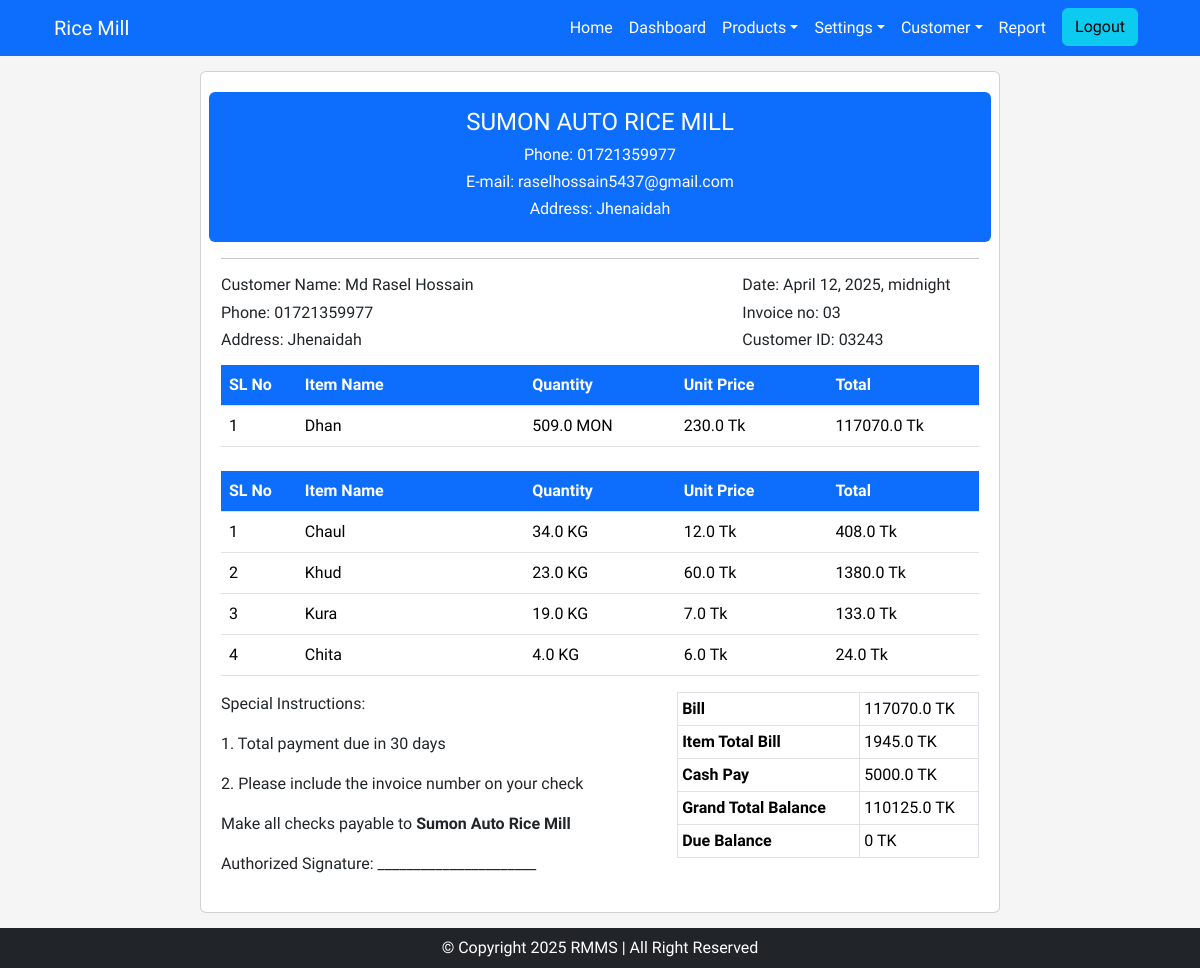
Screenshot of /party-invoice/generation/1 (signed in) with the database file from the repository.
### rice_mill/models.py (models this page shows, shortened)
class AddItemsDetails(models.Model):
    customer = models.ForeignKey(Customer, on_delete=models.PROTECT, related_name='addItemDetails_customer')
    date = models.DateTimeField()
    cash_pay = models.FloatField(blank=True, null=True)
    dhan_uom = models.ForeignKey(Uom, on_delete=models.PROTECT, related_name="additems_uom_dhan")
    dhan_qty = models.FloatField()
    dhan_unit_price = models.FloatField()
    dhan_total = models.FloatField(blank=True, null=True)
    chaul_uom = models.ForeignKey(Uom, on_delete=models.PROTECT, related_name="additems_uom_chaul")
    chaul_qty = models.FloatField(blank=True, null=True)
    chaul_unit_price = models.FloatField(blank=True, null=True)
    chaul_total = models.FloatField(blank=True, null=True)
    khud_uom = models.ForeignKey(Uom, on_delete=models.PROTECT, related_name="additems_uom_khud")
    khud_qty = models.FloatField(blank=True, null=True)
    khud_unit_price = models.FloatField(blank=True, null=True)
    khud_total = models.FloatField(blank=True, null=True)
    kura_uom = models.ForeignKey(Uom, on_delete=models.PROTECT, related_name="additems_uom_kura")
    kura_qty = models.FloatField(blank=True, null=True)
    kura_unit_price = models.FloatField(blank=True, null=True)
    kura_total = models.FloatField(blank=True, null=True)
    chita_uom = models.ForeignKey(Uom, on_delete=models.PROTECT, related_name="additems_uom_chita")
    chita_qty = models.FloatField(blank=True, null=True)
    chita_unit_price = models.FloatField(blank=True, null=True)
    chita_total = models.FloatField(blank=True, null=True)

class Customer(models.Model):
    customer_name = models.CharField(max_length=255)
    customer_name_bn = models.CharField(max_length=255)
    phone = models.CharField(max_length=20)
    email = models.EmailField(blank=True, null=True)
    address = models.CharField(max_length=200, blank=True, null=True)
    created_at = models.DateTimeField(auto_now_add=True, blank=True, null=True)
    updated_at = models.DateTimeField(auto_now=True, blank=True, null=True)
    created_by = models.CharField(max_length=200, blank=True, null=True)
    updated_by = models.CharField(max_length=200, blank=True, null=True)

class Uom(models.Model):
    uom_name = models.CharField(max_length=250)
    uom_name_bn = models.CharField(max_length=250, blank=True, null=True)
    relative_factor = models.FloatField()
    def __str__(self):
        return self.uom_name

### rice_mill/views.py (the view)
# urls.py: path('party-invoice/generation/<int:pk>', party_invoice_generation_view, name='party_invoice_generation'),
@login_required(login_url='login')
def party_invoice_generation_view(request, pk):
    get_data = AddItemsDetails.objects.get(id=pk)
    item_total = get_data.chaul_total + get_data.khud_total + get_data.kura_total + get_data.chita_total
    grand_total = get_data.dhan_total - (get_data.cash_pay + item_total)
    print("tita", item_total)
    context = {
        'get_data': get_data,
        'item_total': item_total,
        'grand_total': grand_total,
    }
    return render(request, 'pages/invoice.html', context)

### rice_mill/templates/pages/invoice.html (shortened to what this page needs)
{% extends "base.html" %}
{% load static %}
{% block content %}
<div class="invoice-container card" style="margin-top: 15px; margin-bottom: 15px;">
    <div class="row p-3" style="background-color: #0d6efd; color: white; border-radius: 6px;">
        <div class="col-md-12">
            <div class="invoice_top_left text-center">
                <h4>SUMON AUTO RICE MILL</h4>
                <h6>Phone: {{get_data.customer.phone}}</h6>
                <h6>E-mail: {{get_data.customer.email}}</h6>
                <h6>Address: {{get_data.customer.address}}</h6>
            </div>
        </div>
    </div>
    <hr>
    <div class="row">
        <div class="col-md-6">
            <div class="invoice_topb_middle">
                <h6>Customer Name: {{get_data.customer.customer_name}}</h6>
                <h6>Phone: {{get_data.customer.phone}}</h6>
                <h6>Address: {{get_data.customer.address}}</h6>
            </div>
        </div>
        <div class="col-md-2"></div>
        <div class="col-md-4">
            <div class="invoice_top_middle">
                <h6>Date: {{get_data.date}}</h6>
                <h6>Invoice no: 03</h6>
                <h6>Customer ID: 03243</h6>
            </div>
        </div>
    </div>
    <div class="row">
        <div class="col-md-12">
            <table class="table mt-2" style="width: 100%;">
                <thead>
                    <tr class="invoice-table">
                        <th scope="col" style="width: 10%;">SL No</th>
                        <th scope="col" style="width: 30%;">Item Name</th>
                        <th scope="col" style="width: 20%;">Quantity</th>
                        <th scope="col" style="width: 20%;">Unit Price</th>
                        <th scope="col" style="width: 20%;">Total</th>
                    </tr>
                </thead>
                <tbody>
                    <tr>
                        <td>1</td>
                        <td>Dhan</td>
                        <td>{{get_data.dhan_qty}} {{get_data.dhan_uom}}</td>
                        <td>{{get_data.dhan_unit_price}} Tk</td>
                        <td>{{get_data.dhan_total}} Tk</td>
                    </tr>
                </tbody>
            </table>
        </div>
    </div>
    <div class="row">
        <div class="col-md-12">
            <table class="table mt-2" style="width: 100%;">
                <thead>
                    <tr class="invoice-table">
                        <th scope="col" style="width: 10%;">SL No</th>
                        <th scope="col" style="width: 30%;">Item Name</th>
                        <th scope="col" style="width: 20%;">Quantity</th>
                        <th scope="col" style="width: 20%;">Unit Price</th>
                        <th scope="col" style="width: 20%;">Total</th>
                    </tr>
                </thead>
                <tbody>
                    <tr>
                        <td>1</td>
                        <td>Chaul</td>
                        <td>{{get_data.chaul_qty}} {{get_data.chaul_uom}}</td>
                        <td>{{get_data.chaul_unit_price}} Tk</td>
                        <td>{{get_data.chaul_total}} Tk</td>
                    </tr>
                    <tr>
                        <td>2</td>
                        <td>Khud</td>
                        <td>{{get_data.khud_qty}} {{get_data.khud_uom}}</td>
                        <td>{{get_data.khud_unit_price}} Tk</td>
                        <td>{{get_data.khud_total}} Tk</td>
                    </tr>
                    <tr>
                        <td>3</td>
                        <td>Kura</td>
                        <td>{{get_data.kura_qty}} {{get_data.kura_uom}}</td>
                        <td>{{get_data.kura_unit_price}} Tk</td>
                        <td>{{get_data.kura_total}} Tk</td>
                    </tr>
                    <tr>
                        <td>4</td>
                        <td>Chita</td>
                        <td>{{get_data.chita_qty}} {{get_data.chita_uom}}</td>
                        <td>{{get_data.chita_unit_price}} Tk</td>
                        <td>{{get_data.chita_total}} Tk</td>
                    </tr>
                </tbody>
            </table>
        </div>
    </div>
    <div class="row">
        <div class="col-md-7">
            <div class="footer">
                <p><span class="bold">Special Instructions:</span></p>
                <p>1. Total payment due in 30 days</p>
                <p>2. Please include the invoice number on your check</p>
                <p>Make all checks payable to <b>Sumon Auto Rice Mill</b></p>
            </div>
            <div class="signature">
                <p>Authorized Signature: ______________________</p>
            </div>
        </div>
        <div class="col-md-5">
            <table class="table table-sm table-bordered">
                <tr>
                    <th>Bill</th>
                    <td>{{get_data.dhan_total}} TK</td>
                </tr>
                <tr>
                    <th>Item Total Bill</th>
                    <td>{{item_total}} TK</td>
                </tr>
                <tr>
                    <th>Cash Pay</th>
                    <td>{{get_data.cash_pay}} TK</td>
                </tr>
                <tr>
                    <th>Grand Total Balance</th>
                    <td>{{grand_total}} TK</td>
                </tr>
                <tr>
                    <th>Due Balance</th>
                    <td>0 TK</td>
                </tr>
            </table>
        </div>
    </div>
</div>
{% endblock %}

### rice_mill/static/css/styles.css (style rules this page uses)
* { font-family: "News Cycle", sans-serif; margin: 0; padding: 0; }
.invoice-container { width: 800px; margin: auto; border: 2px solid #000; padding: 20px; }
.invoice-table th { background-color: #0d6efd !important; color: white !important; }

### rows the page displays
AddItemsDetails: customer.phone "01721359977", customer.email "raselhossain5437@gmail.com", customer.address "Jhenaidah", customer.customer_name "Md Rasel Hossain", date "April 12, 2025, midnight", dhan_qty "509.0", dhan_uom "MON", dhan_unit_price "230.0", dhan_total "117070.0", chaul_qty "34.0", chaul_uom "KG", chaul_unit_price "12.0", chaul_total "408.0", khud_qty "23.0", khud_uom "KG", khud_unit_price "60.0", khud_total "1380.0", kura_qty "19.0", kura_uom "KG", kura_unit_price "7.0", kura_total "133.0", chita_qty "4.0", chita_uom "KG", chita_unit_price "6.0", chita_total "24.0", cash_pay "5000.0"

### other values shown
{{ item_total }} "1945.0"
{{ grand_total }} "110125.0"
